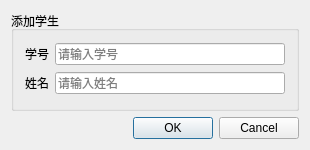
<?xml version="1.0" encoding="UTF-8"?>
<ui version="4.0">
 <class>AddStudent</class>
 <widget class="QDialog" name="AddStudent">
  <property name="geometry">
   <rect>
    <x>0</x>
    <y>0</y>
    <width>310</width>
    <height>150</height>
   </rect>
  </property>
  <property name="minimumSize">
   <size>
    <width>310</width>
    <height>150</height>
   </size>
  </property>
  <property name="maximumSize">
   <size>
    <width>310</width>
    <height>150</height>
   </size>
  </property>
  <property name="windowTitle">
   <string>添加学生</string>
  </property>
  <property name="windowIcon">
   <iconset resource="Client.qrc">
    <normaloff>:/Client/icon.png</normaloff>:/Client/icon.png</iconset>
  </property>
  <layout class="QGridLayout" name="gridLayout_2">
   <item row="0" column="0">
    <widget class="QGroupBox" name="groupBox">
     <property name="title">
      <string>添加学生</string>
     </property>
     <layout class="QGridLayout" name="gridLayout">
      <item row="0" column="0">
       <widget class="QLabel" name="label">
        <property name="sizePolicy">
         <sizepolicy hsizetype="Fixed" vsizetype="Preferred">
          <horstretch>0</horstretch>
          <verstretch>0</verstretch>
         </sizepolicy>
        </property>
        <property name="text">
         <string>学号</string>
        </property>
        <property name="buddy">
         <cstring>id</cstring>
        </property>
       </widget>
      </item>
      <item row="0" column="1">
       <widget class="QLineEdit" name="id">
        <property name="placeholderText">
         <string>请输入学号</string>
        </property>
       </widget>
      </item>
      <item row="1" column="0">
       <widget class="QLabel" name="label_2">
        <property name="sizePolicy">
         <sizepolicy hsizetype="Fixed" vsizetype="Preferred">
          <horstretch>0</horstretch>
          <verstretch>0</verstretch>
         </sizepolicy>
        </property>
        <property name="text">
         <string>姓名</string>
        </property>
        <property name="buddy">
         <cstring>name</cstring>
        </property>
       </widget>
      </item>
      <item row="1" column="1">
       <widget class="QLineEdit" name="name">
        <property name="placeholderText">
         <string>请输入姓名</string>
        </property>
       </widget>
      </item>
     </layout>
    </widget>
   </item>
   <item row="1" column="0">
    <widget class="QDialogButtonBox" name="buttonBox">
     <property name="standardButtons">
      <set>QDialogButtonBox::Cancel|QDialogButtonBox::Ok</set>
     </property>
    </widget>
   </item>
  </layout>
 </widget>
 <layoutdefault spacing="6" margin="11"/>
 <resources>
  <include location="Client.qrc"/>
 </resources>
 <connections/>
</ui>
